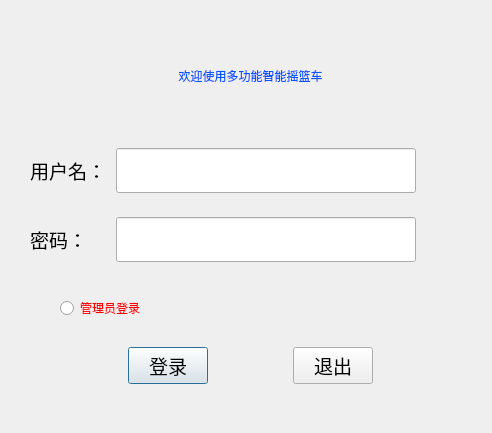
<?xml version="1.0" encoding="UTF-8"?>
<ui version="4.0">
 <class>loginDialog</class>
 <widget class="QDialog" name="loginDialog">
  <property name="geometry">
   <rect>
    <x>0</x>
    <y>0</y>
    <width>492</width>
    <height>433</height>
   </rect>
  </property>
  <property name="minimumSize">
   <size>
    <width>492</width>
    <height>433</height>
   </size>
  </property>
  <property name="maximumSize">
   <size>
    <width>492</width>
    <height>433</height>
   </size>
  </property>
  <property name="windowTitle">
   <string>loginDialog</string>
  </property>
  <property name="windowIcon">
   <iconset resource="mypicture.qrc">
    <normaloff>:/rc/picture/baby1.jpg</normaloff>:/rc/picture/baby1.jpg</iconset>
  </property>
  <property name="styleSheet">
   <string notr="true"/>
  </property>
  <widget class="QLabel" name="label">
   <property name="geometry">
    <rect>
     <x>40</x>
     <y>40</y>
     <width>421</width>
     <height>71</height>
    </rect>
   </property>
   <property name="styleSheet">
    <string notr="true">font: 20pt &quot;Agency FB&quot;;
color: rgb(0, 85, 255);</string>
   </property>
   <property name="text">
    <string>欢迎使用多功能智能摇篮车</string>
   </property>
   <property name="alignment">
    <set>Qt::AlignCenter</set>
   </property>
  </widget>
  <widget class="QWidget" name="layoutWidget">
   <property name="geometry">
    <rect>
     <x>50</x>
     <y>330</y>
     <width>401</width>
     <height>71</height>
    </rect>
   </property>
   <layout class="QHBoxLayout" name="horizontalLayout">
    <item>
     <spacer name="horizontalSpacer_3">
      <property name="orientation">
       <enum>Qt::Horizontal</enum>
      </property>
      <property name="sizeHint" stdset="0">
       <size>
        <width>40</width>
        <height>20</height>
       </size>
      </property>
     </spacer>
    </item>
    <item>
     <widget class="QPushButton" name="LoginPushBt">
      <property name="font">
       <font>
        <family>Agency FB</family>
        <pointsize>14</pointsize>
       </font>
      </property>
      <property name="text">
       <string>登录</string>
      </property>
     </widget>
    </item>
    <item>
     <spacer name="horizontalSpacer">
      <property name="orientation">
       <enum>Qt::Horizontal</enum>
      </property>
      <property name="sizeHint" stdset="0">
       <size>
        <width>40</width>
        <height>20</height>
       </size>
      </property>
     </spacer>
    </item>
    <item>
     <widget class="QPushButton" name="canclePushBt">
      <property name="font">
       <font>
        <family>Agency FB</family>
        <pointsize>14</pointsize>
       </font>
      </property>
      <property name="text">
       <string>退出</string>
      </property>
     </widget>
    </item>
    <item>
     <spacer name="horizontalSpacer_2">
      <property name="orientation">
       <enum>Qt::Horizontal</enum>
      </property>
      <property name="sizeHint" stdset="0">
       <size>
        <width>40</width>
        <height>20</height>
       </size>
      </property>
     </spacer>
    </item>
   </layout>
  </widget>
  <widget class="QWidget" name="layoutWidget">
   <property name="geometry">
    <rect>
     <x>30</x>
     <y>130</y>
     <width>441</width>
     <height>151</height>
    </rect>
   </property>
   <layout class="QVBoxLayout" name="verticalLayout">
    <item>
     <layout class="QHBoxLayout" name="horizontalLayout_2">
      <item>
       <widget class="QLabel" name="label_2">
        <property name="minimumSize">
         <size>
          <width>80</width>
          <height>0</height>
         </size>
        </property>
        <property name="font">
         <font>
          <family>Agency FB</family>
          <pointsize>14</pointsize>
         </font>
        </property>
        <property name="text">
         <string>用户名：</string>
        </property>
       </widget>
      </item>
      <item>
       <widget class="QLineEdit" name="userNamLlineEdit">
        <property name="minimumSize">
         <size>
          <width>300</width>
          <height>30</height>
         </size>
        </property>
        <property name="font">
         <font>
          <family>Agency FB</family>
          <pointsize>20</pointsize>
         </font>
        </property>
       </widget>
      </item>
      <item>
       <spacer name="horizontalSpacer_4">
        <property name="orientation">
         <enum>Qt::Horizontal</enum>
        </property>
        <property name="sizeHint" stdset="0">
         <size>
          <width>40</width>
          <height>20</height>
         </size>
        </property>
       </spacer>
      </item>
     </layout>
    </item>
    <item>
     <layout class="QHBoxLayout" name="horizontalLayout_3">
      <item>
       <widget class="QLabel" name="label_3">
        <property name="minimumSize">
         <size>
          <width>80</width>
          <height>0</height>
         </size>
        </property>
        <property name="font">
         <font>
          <family>Agency FB</family>
          <pointsize>14</pointsize>
         </font>
        </property>
        <property name="text">
         <string>密码：</string>
        </property>
       </widget>
      </item>
      <item>
       <widget class="QLineEdit" name="passWdLineEdit">
        <property name="minimumSize">
         <size>
          <width>300</width>
          <height>30</height>
         </size>
        </property>
        <property name="font">
         <font>
          <family>Agency FB</family>
          <pointsize>20</pointsize>
         </font>
        </property>
        <property name="echoMode">
         <enum>QLineEdit::Password</enum>
        </property>
       </widget>
      </item>
      <item>
       <spacer name="horizontalSpacer_5">
        <property name="orientation">
         <enum>Qt::Horizontal</enum>
        </property>
        <property name="sizeHint" stdset="0">
         <size>
          <width>40</width>
          <height>20</height>
         </size>
        </property>
       </spacer>
      </item>
     </layout>
    </item>
   </layout>
  </widget>
  <widget class="QRadioButton" name="administratorRadioBt">
   <property name="geometry">
    <rect>
     <x>60</x>
     <y>300</y>
     <width>89</width>
     <height>16</height>
    </rect>
   </property>
   <property name="styleSheet">
    <string notr="true">color: rgb(255, 0, 0);</string>
   </property>
   <property name="text">
    <string>管理员登录</string>
   </property>
  </widget>
 </widget>
 <resources>
  <include location="mypicture.qrc"/>
 </resources>
 <connections/>
</ui>
